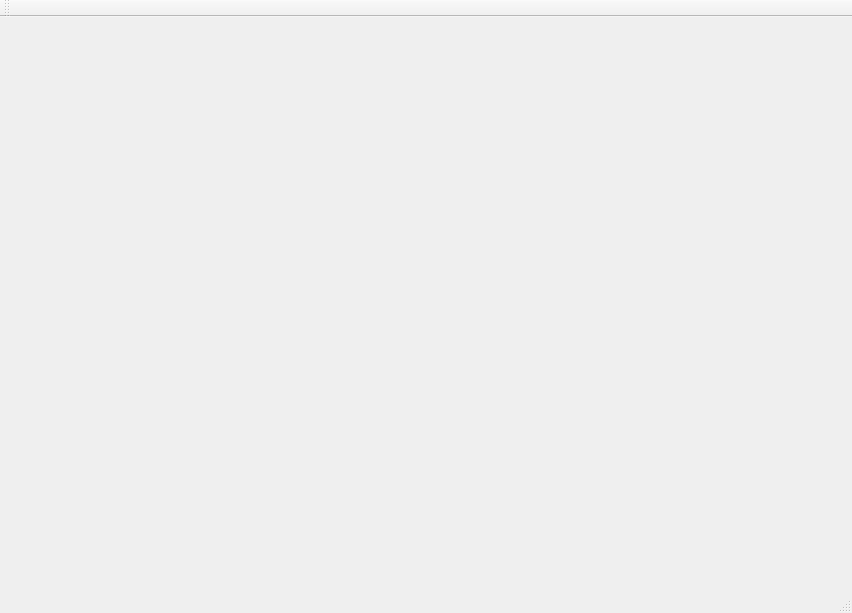
<?xml version="1.0" encoding="UTF-8"?>
<ui version="4.0">
 <class>MainWindow</class>
 <widget class="QMainWindow" name="MainWindow">
  <property name="geometry">
   <rect>
    <x>0</x>
    <y>0</y>
    <width>852</width>
    <height>613</height>
   </rect>
  </property>
  <property name="windowTitle">
   <string>MainWindow</string>
  </property>
  <widget class="QWidget" name="centralWidget">
   <layout class="QHBoxLayout" name="horizontalLayout">
    <item>
     <widget class="QWidget" name="widget" native="true"/>
    </item>
   </layout>
  </widget>
  <widget class="QMenuBar" name="menuBar">
   <property name="geometry">
    <rect>
     <x>0</x>
     <y>0</y>
     <width>852</width>
     <height>25</height>
    </rect>
   </property>
  </widget>
  <widget class="QToolBar" name="mainToolBar">
   <attribute name="toolBarArea">
    <enum>TopToolBarArea</enum>
   </attribute>
   <attribute name="toolBarBreak">
    <bool>false</bool>
   </attribute>
  </widget>
  <widget class="QStatusBar" name="statusBar"/>
 </widget>
 <layoutdefault spacing="6" margin="11"/>
 <resources/>
 <connections/>
</ui>
